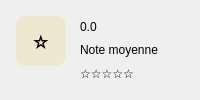
                 <widget class="QFrame" name="frameStatNote">
                  <property name="role" stdset="0">
                   <string>card</string>
                  </property>
                  <layout class="QHBoxLayout" name="layoutStatNote">
                   <property name="spacing">
                    <number>14</number>
                   </property>
                   <property name="leftMargin">
                    <number>16</number>
                   </property>
                   <property name="topMargin">
                    <number>16</number>
                   </property>
                   <property name="rightMargin">
                    <number>16</number>
                   </property>
                   <property name="bottomMargin">
                    <number>16</number>
                   </property>
                   <item alignment="Qt::AlignTop">
                    <widget class="QLabel" name="lblIconNote">
                     <property name="text">
                      <string>⭐</string>
                     </property>
                     <property name="minimumSize">
                      <size>
                       <width>50</width>
                       <height>50</height>
                      </size>
                     </property>
                     <property name="maximumSize">
                      <size>
                       <width>50</width>
                       <height>50</height>
                      </size>
                     </property>
                     <property name="styleSheet">
                      <string>background: rgba(245,194,66,0.18); border-radius: 10px; font-size: 24px;</string>
                     </property>
                     <property name="alignment">
                      <set>Qt::AlignCenter</set>
                     </property>
                    </widget>
                   </item>
                   <item>
                    <layout class="QVBoxLayout" name="layoutTexteNote">
                     <property name="spacing">
                      <number>3</number>
                     </property>
                     <item>
                      <widget class="QLabel" name="lblValNote">
                       <property name="role" stdset="0">
                        <string>statValue</string>
                       </property>
                       <property name="text">
                        <string>0.0</string>
                       </property>
                      </widget>
                     </item>
                     <item>
                      <widget class="QLabel" name="lblLibNote">
                       <property name="role" stdset="0">
                        <string>statLabel</string>
                       </property>
                       <property name="text">
                        <string>Note moyenne</string>
                       </property>
                      </widget>
                     </item>
                     <item>
                      <widget class="QLabel" name="lblTrendNote">
                       <property name="role" stdset="0">
                        <string>stars</string>
                       </property>
                       <property name="text">
                        <string>☆☆☆☆☆</string>
                       </property>
                      </widget>
                     </item>
                    </layout>
                   </item>
                   <item>
                    <spacer name="spacerStatNote">
                     <property name="orientation">
                      <enum>Qt::Horizontal</enum>
                     </property>
                     <property name="sizeHint" stdset="0">
                      <size>
                       <width>0</width>
                       <height>10</height>
                      </size>
                     </property>
                    </spacer>
                   </item>
                  </layout>
                 </widget>
